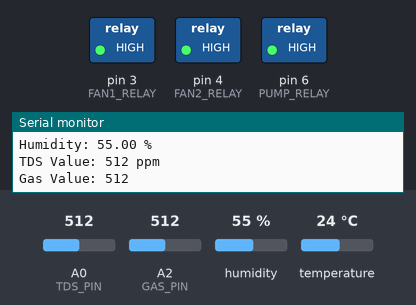
Recording of a sketch running on a simulated Arduino Uno, built with avr-gcc and run on an emulated ATmega328P. Shown: switched loads named in the sketch (green lamp = pin HIGH), the last lines printed to the serial monitor. Inputs (shaded band) come from the test bench; at power-on: temperature 24 °C, A0 (TDS_PIN) = 512, A2 (GAS_PIN) = 512, humidity 55 %.

Above: at 2.8 s.
2.9 s: temperature set to 20.4 °C
5.6 s: temperature set to 19.4 °C
At 6.4 s:
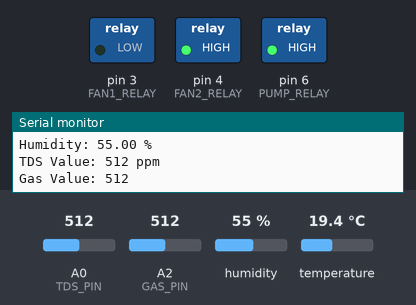
8.3 s: A0 (TDS_PIN) set to 592
11.3 s: A0 (TDS_PIN) set to 610
At 13.0 s:
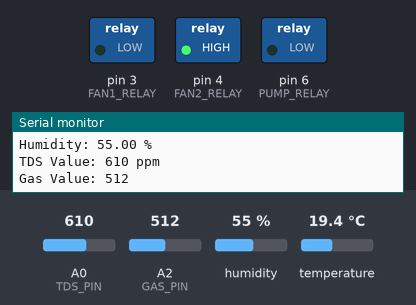
14.0 s: A2 (GAS_PIN) set to 210
16.7 s: A2 (GAS_PIN) set to 188
At 19.5 s:
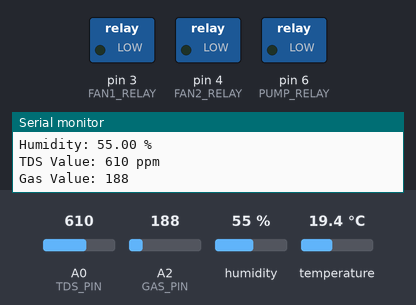
Timing chart, 0 to 20.6 s (numbered marks = the images above; inputs shaded):
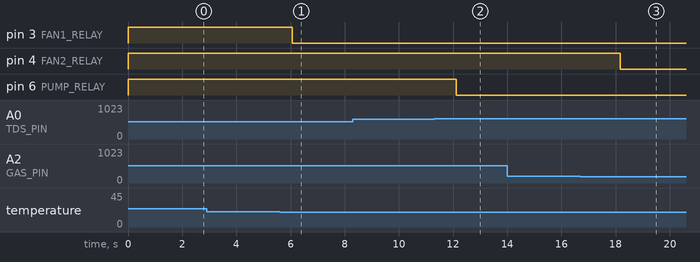

Measured:
- the behaviour switches between 20.1 and 20 °C on temperature (found by bisection; images 0 and 1)
- the behaviour switches between 599 and 600 on A0 (TDS_PIN) (found by bisection; images 1 and 2)
- the behaviour switches between 201 and 200 on A2 (GAS_PIN) (found by bisection; images 2 and 3)
- after the input at 5.6 s, pin 3 (FAN1_RELAY): HIGH → LOW after 0.46 s
- after the input at 11.3 s, pin 6 (PUMP_RELAY): HIGH → LOW after 0.81 s
- after the input at 16.7 s, pin 4 (FAN2_RELAY): HIGH → LOW after 1.5 s

The sketch:

Smart_Hydroponics.ino
```cpp
#include <DHT.h>

// DHT sensor settings
#define DHTPIN 2        // Digital pin connected to the DHT sensor
#define DHTTYPE DHT22   // DHT 22 (AM2302)
DHT dht(DHTPIN, DHTTYPE);

// Sensor pins
#define TDS_PIN A0      // Analog pin for TDS sensor
#define GAS_PIN A2      // Analog pin for gas sensor

// Relay module pins
#define FAN1_RELAY 3    // Digital pin for fan 1 relay
#define FAN2_RELAY 4    // Digital pin for fan 2 relay
#define PUMP_RELAY 6    // Digital pin for pump relay

// Thresholds
#define TEMP_THRESHOLD 20.0     // Temperature threshold for fan control
#define GAS_THRESHOLD 200      // Gas sensor threshold for exhaust fans
#define TDS_THRESHOLD 600       // TDS sensor threshold for nutrient pump

void setup() {
  Serial.begin(9600);

  // Initialize the DHT sensor
  dht.begin();

  // Set relay module pins as outputs
  pinMode(FAN1_RELAY, OUTPUT);
  pinMode(FAN2_RELAY, OUTPUT);
  pinMode(PUMP_RELAY, OUTPUT);

  // Ensure all relays are initially off
  digitalWrite(FAN1_RELAY, LOW);
  digitalWrite(FAN2_RELAY, LOW);
  digitalWrite(PUMP_RELAY, LOW);
}

void loop() {
  // Read sensors
  float temperature = dht.readTemperature();
  float humidity = dht.readHumidity();
  int tdsValue = analogRead(TDS_PIN);
  int gasValue = analogRead(GAS_PIN);

  // Control fan 1 based on temperature
  if (temperature > TEMP_THRESHOLD) {
    digitalWrite(FAN1_RELAY, HIGH);
  } else {
    digitalWrite(FAN1_RELAY, LOW);
  }

  // Control fan 2 based on gas sensor
  if (gasValue > GAS_THRESHOLD) {
    digitalWrite(FAN2_RELAY, HIGH);
  } else {
    digitalWrite(FAN2_RELAY, LOW);
  }

  // Control pump based on TDS sensor
  if (tdsValue < TDS_THRESHOLD) {
    digitalWrite(PUMP_RELAY, HIGH);
  } else {
    digitalWrite(PUMP_RELAY, LOW);
  }

  // Display data on Serial Monitor
  Serial.print("Temperature: ");
  Serial.print(temperature);
  Serial.println(" C");

  Serial.print("Humidity: ");
  Serial.print(humidity);
  Serial.println(" %");

  Serial.print("TDS Value: ");
  Serial.print(tdsValue);
  Serial.println(" ppm");

  Serial.print("Gas Value: ");
  Serial.println(gasValue);

  delay(2000); // Update every 2 seconds
}
```
